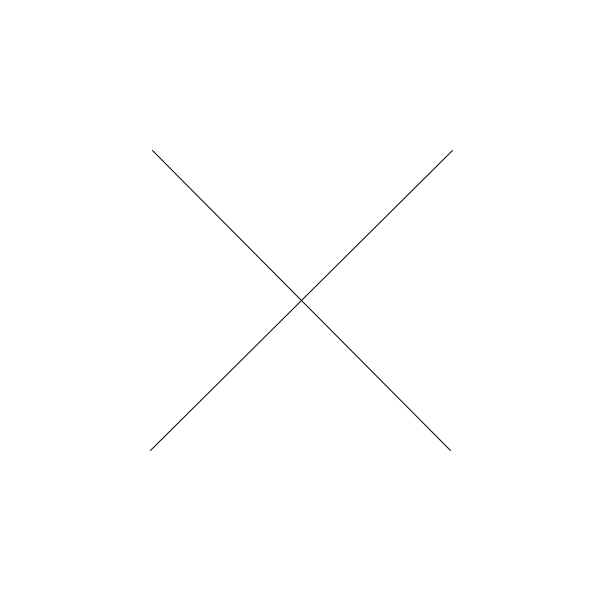
Frame 1 (no input)
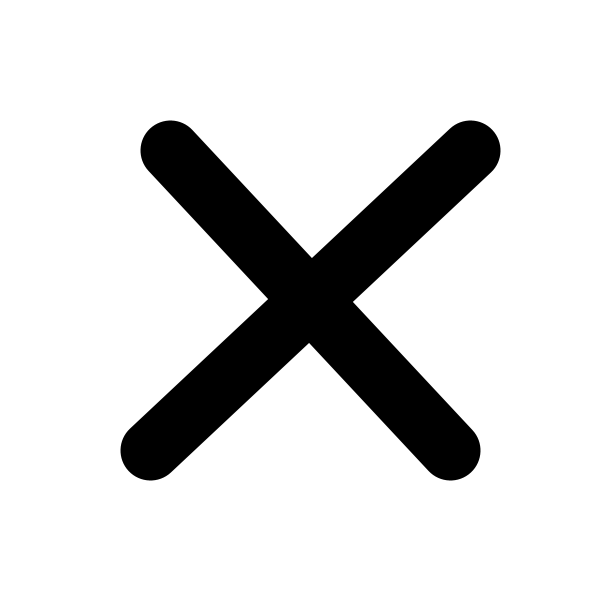
Frame 60 (the mouse pressed at the canvas centre just before this capture)
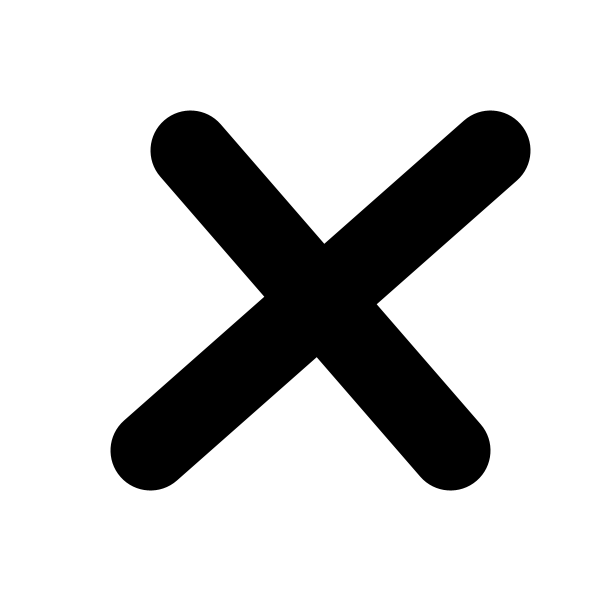
Frame 120 (the mouse held since frame 60 and released just before this capture)

The Processing sketch that drew these frames (run headless with seeded random() and noise(); from frame 60 on, the mouse is pressed at the canvas centre):

// Processing sketch: sketch_2A
// ── sketch_2A.pde

void setup() {
  size (600, 600);
}
int strokeBaseWeight = 100;

void draw() {
  background(255);
  int strokeWeight;
  //int strokeWeight = strokeBaseWeight - frameCount % strokeBaseWeight;
  int strokeDirection = frameCount / strokeBaseWeight % 2;
  if (strokeDirection == 0) {
    strokeWeight = frameCount % strokeBaseWeight;
  }
  else {
    strokeWeight = strokeBaseWeight - frameCount % strokeBaseWeight;
  }
  
  //int strokeWeight = strokeBaseWeight;
  //int lineLengthHalf = 150 - frameCount % 70;
  int lineLengthHalf = 150;
  //float offsetX = random(-50, 50);
  float offsetX = 0;
  int offsetDirection = frameCount * 2 / 50 % 2;
  if (offsetDirection == 0) {
    offsetX = frameCount * 2 % 50;
  }
  else {
    offsetX = 50 - frameCount * 2 % 50;
  }
  strokeWeight(strokeWeight);
  println(strokeWeight);
  
  line(width/2 - lineLengthHalf + offsetX, height/2 - lineLengthHalf, width/2 + lineLengthHalf, height/2 + lineLengthHalf);
  line(width/2 + lineLengthHalf + offsetX, height/2 - lineLengthHalf, width/2 - lineLengthHalf, height/2 + lineLengthHalf);
}
